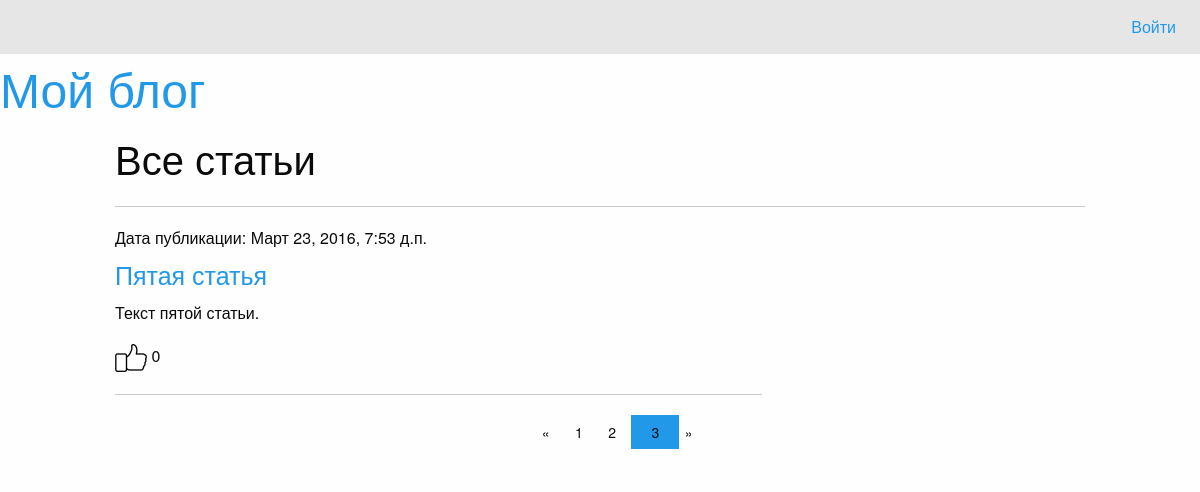
Screenshot of /page/3/ with the database file from the repository.
### article/models.py (models this page shows, shortened)
class Article(models.Model):
    title = models.CharField(max_length = 200)
    text = models.TextField()
    date = models.DateTimeField()
    likes = models.IntegerField(default=0)
    class Meta:
        db_table = 'articles'
        verbose_name = "Статья"
        verbose_name_plural = "Статьи"

### article/views.py (the view)
# urls.py: url(r'^articles/get/(?P<id>\d+)/', views.article),
@require_GET
def articles(request, page_num=1):
    articles = Article.objects.all()
    paginator = Paginator(articles, 2)
    page = paginator.page(page_num)
    return render(request, 'articles.html', {
        'articles': page,
        })

### article/templates/articles.html
{% extends 'main.html' %}
{% load staticfiles %}
{% block article %}
<h2>Все статьи</h2>
<hr>
<div class="large-8">
{% for article in articles %}
  <h6>Дата публикации: {{ article.date }}</h6>
  <h4><a href="/articles/get/{{ article.id }}/">{{ article.title }}</a></h4>
  <p>{{ article.text }}</p>
  <p><a href="/articles/addlike/{{ article.id }}/"><img src="{% static 'icon-like.png' %}"></a> {{ article.likes }}</p>
  <hr>
{% endfor %}
</div>
<div class="row">
    <div class="large-3 large-offset-5 columns">
        <ul class="pagination">
            {% if articles.has_previous %}
              <li class="arrow"><a href="/page/{{ articles.previous_page_number }}/">&laquo;</a></li>
            {% else %}
              <li class="arrow unavailable">&laquo;</li>
            {% endif %}
            {% for page in articles.paginator.page_range %}
              {% if page == articles.number %}
                <li class="current"><a href="/page/{{ page }}/">{{ page }}</a></li>
              {% else %}
                <li><a href="/page/{{ page }}/">{{ page }}</a></li>
              {% endif %}
            {% endfor %}
            {% if articles.has_next %}
              <li class="arrow"><a href="/page/{{ articles.next_page_number }}/">&raquo;</a></li>
            {% else %}
              <li class="arrow unavailable">&raquo;</li>
            {% endif %}
        </ul>
    </div>
</div>
{% endblock %}

### rows the page displays
Article: date "Март 23, 2016, 7:53 д.п.", title "Пятая статья", text "Текст пятой статьи.", likes "0"

### other values shown
{{ page }} "1" "2"
{{ page }} "3"
